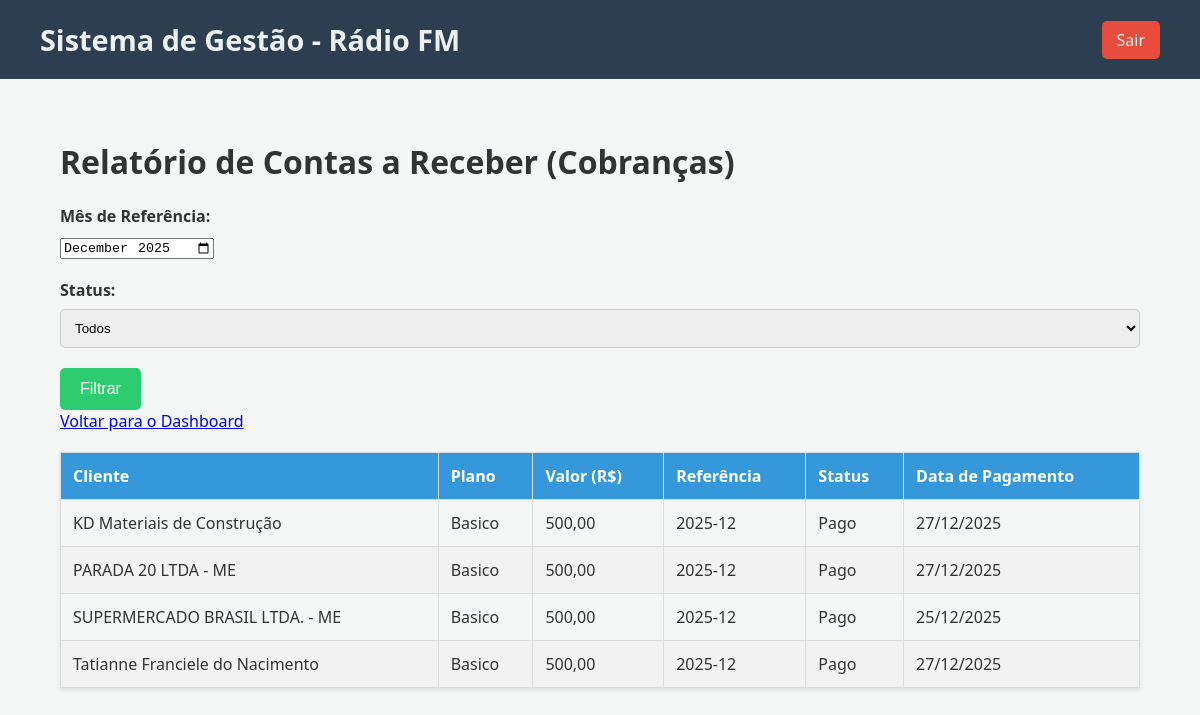
The page /controle/relatorio_contas_receber.php (signed in) on the database its author committed.
### tables this page shows
CREATE TABLE `cobrancas` (
  `id` int(11) NOT NULL,
  `contrato_id` int(11) NOT NULL,
  `cliente_id` int(11) NOT NULL,
  `plano_id` int(11) NOT NULL,
  `valor` decimal(10,2) NOT NULL,
  `referencia` varchar(7) NOT NULL,
  `pago` tinyint(1) DEFAULT 0,
  `data_pagamento` date DEFAULT NULL
);

CREATE TABLE `clientes` (
  `id` int(11) NOT NULL,
  `empresa` varchar(100) NOT NULL,
  `cnpj_cpf` varchar(20) NOT NULL,
  `email` varchar(100) NOT NULL,
  `telefone` varchar(20) DEFAULT NULL,
  `endereco` varchar(200) DEFAULT NULL,
  `credito_permuta` decimal(10,2) DEFAULT 0.00,
  `saldo_permuta` decimal(10,2) NOT NULL DEFAULT 0.00,
  `data_cadastro` datetime NOT NULL,
  `ativo` tinyint(1) DEFAULT 1
);

CREATE TABLE `planos` (
  `id` int(11) NOT NULL,
  `nome` varchar(100) NOT NULL,
  `descricao` text DEFAULT NULL,
  `preco` decimal(10,2) NOT NULL,
  `insercoes_mes` int(11) NOT NULL
);

### controle/relatorio_contas_receber.php (the view, shortened to what this page needs)
<?php
$page_title = "Relatório de Contas a Receber (Cobranças)";
require_once 'templates/header.php';
$status_filtro = $_GET['status'] ?? 'todos';
$mes_filtro = $_GET['mes'] ?? date('Y-m');
$where_clauses = [];
$params = [];
$types = '';
if (!empty($mes_filtro)) {
    $where_clauses[] = "c.referencia = ?";
    $params[] = $mes_filtro;
    $types .= 's';
}
$sql = "
    SELECT
        c.id,
        cl.empresa AS cliente,
        p.nome AS plano,
        c.valor,
        c.referencia,
        c.pago,
        c.data_pagamento
    FROM
        cobrancas c
    JOIN
        clientes cl ON c.cliente_id = cl.id
    JOIN
        planos p ON c.plano_id = p.id
";
if (!empty($where_clauses)) {
    $sql .= " WHERE " . implode(" AND ", $where_clauses);
}
$sql .= " ORDER BY c.referencia DESC, cl.empresa ASC";
$stmt = $conn->prepare($sql);
if (!empty($params)) {
    $stmt->bind_param($types, ...$params);
}
$stmt->execute();
$result = $stmt->get_result();
?>
<h1><?php echo $page_title; ?></h1>
<form method="GET" action="">
    <div class="form-group">
        <label for="mes">Mês de Referência:</label>
        <input type="month" id="mes" name="mes" value="<?php echo htmlspecialchars($mes_filtro); ?>">
    </div>
    <div class="form-group">
        <label for="status">Status:</label>
        <select id="status" name="status">
            <option value="todos" <?php echo ($status_filtro === 'todos') ? 'selected' : ''; ?>>Todos</option>
        </select>
    </div>
    <button type="submit">Filtrar</button>
</form>
<a href="dashboard.php">Voltar para o Dashboard</a>
<table>
    <thead>
        <tr>
            <th>Cliente</th>
            <th>Plano</th>
            <th>Valor (R$)</th>
            <th>Referência</th>
            <th>Status</th>
            <th>Data de Pagamento</th>
        </tr>
    </thead>
    <tbody>
        <?php if ($result->num_rows > 0): ?>
            <?php while($row = $result->fetch_assoc()): ?>
                <tr>
                    <td><?php echo htmlspecialchars($row['cliente']); ?></td>
                    <td><?php echo htmlspecialchars($row['plano']); ?></td>
                    <td><?php echo number_format($row['valor'], 2, ',', '.'); ?></td>
                    <td><?php echo htmlspecialchars($row['referencia']); ?></td>
                    <td class="<?php echo $row['pago'] ? 'pago-sim' : 'pago-nao'; ?>"><?php echo $row['pago'] ? 'Pago' : 'Pendente'; ?></td>
                    <td><?php echo $row['data_pagamento'] ? date("d/m/Y", strtotime($row['data_pagamento'])) : 'N/A'; ?></td>
                </tr>
            <?php endwhile; ?>
        <?php else: ?>
            <tr>
                <td colspan="6">Nenhuma cobrança encontrada para os filtros selecionados.</td>
            </tr>
        <?php endif; ?>
    </tbody>
</table>
<?php
require_once 'templates/footer.php';
?>

### controle/assets/style.css (style rules this page uses)
body { font-family: 'Segoe UI', Tahoma, Geneva, Verdana, sans-serif; background-color: #f4f7f6; margin: 0; padding: 0; color: #333; }
table { width: 100%; border-collapse: collapse; margin-top: 20px; box-shadow: 0 2px 4px rgba(0,0,0,0.1); }
th, td { border: 1px solid #ddd; padding: 12px; text-align: left; }
th { background-color: #3498db; color: white; }
tbody tr:nth-child(even) { background-color: #f2f2f2; }
.form-group { margin-bottom: 20px; }
label { display: block; margin-bottom: 8px; font-weight: bold; }
input[type="text"], input[type="email"], input[type="password"], input[type="number"], input[type="date"], select, textarea { width: 100%; padding: 10px; border: 1px solid #ccc; border-radius: 5px; box-sizing: border-box; }
button[type="submit"] { padding: 12px 20px; background-color: #2ecc71; color: white; border: none; border-radius: 5px; cursor: pointer; font-size: 1em; transition: background-color 0.3s; }

### rows shown on the page
cobrancas: cliente.empresa "KD Materiais de Construção", plano.nome "Basico", valor "500,00", referencia "2025-12", pago "Pago", data_pagamento "27/12/2025"
cobrancas: cliente.empresa "PARADA 20 LTDA - ME", plano.nome "Basico", valor "500,00", referencia "2025-12", pago "Pago", data_pagamento "27/12/2025"
cobrancas: cliente.empresa "SUPERMERCADO BRASIL LTDA. - ME", plano.nome "Basico", valor "500,00", referencia "2025-12", pago "Pago", data_pagamento "25/12/2025"
cobrancas: cliente.empresa "Tatianne Franciele do Nacimento", plano.nome "Basico", valor "500,00", referencia "2025-12", pago "Pago", data_pagamento "27/12/2025"

### other values the page prints
$page_title "Relatório de Contas a Receber (Cobranças)"
